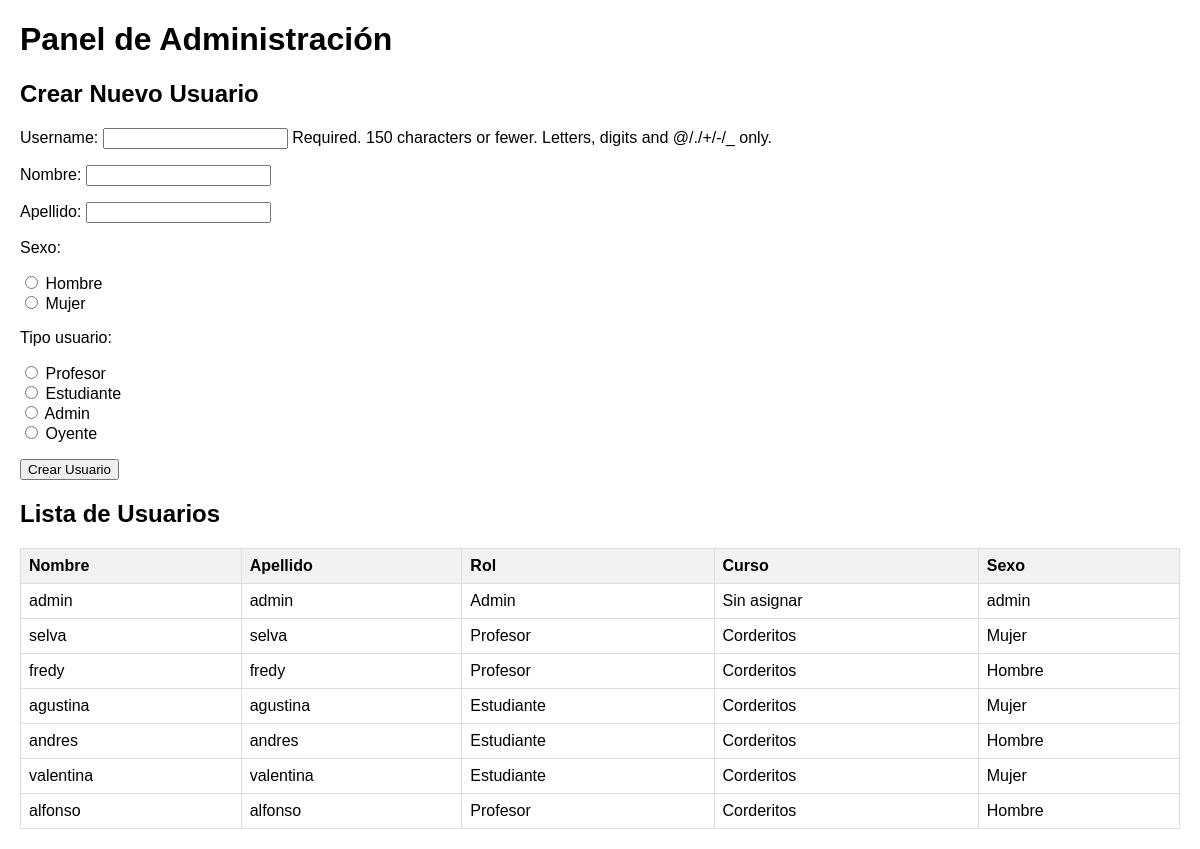
Page /admin_panel (signed in) on the earlier database version.
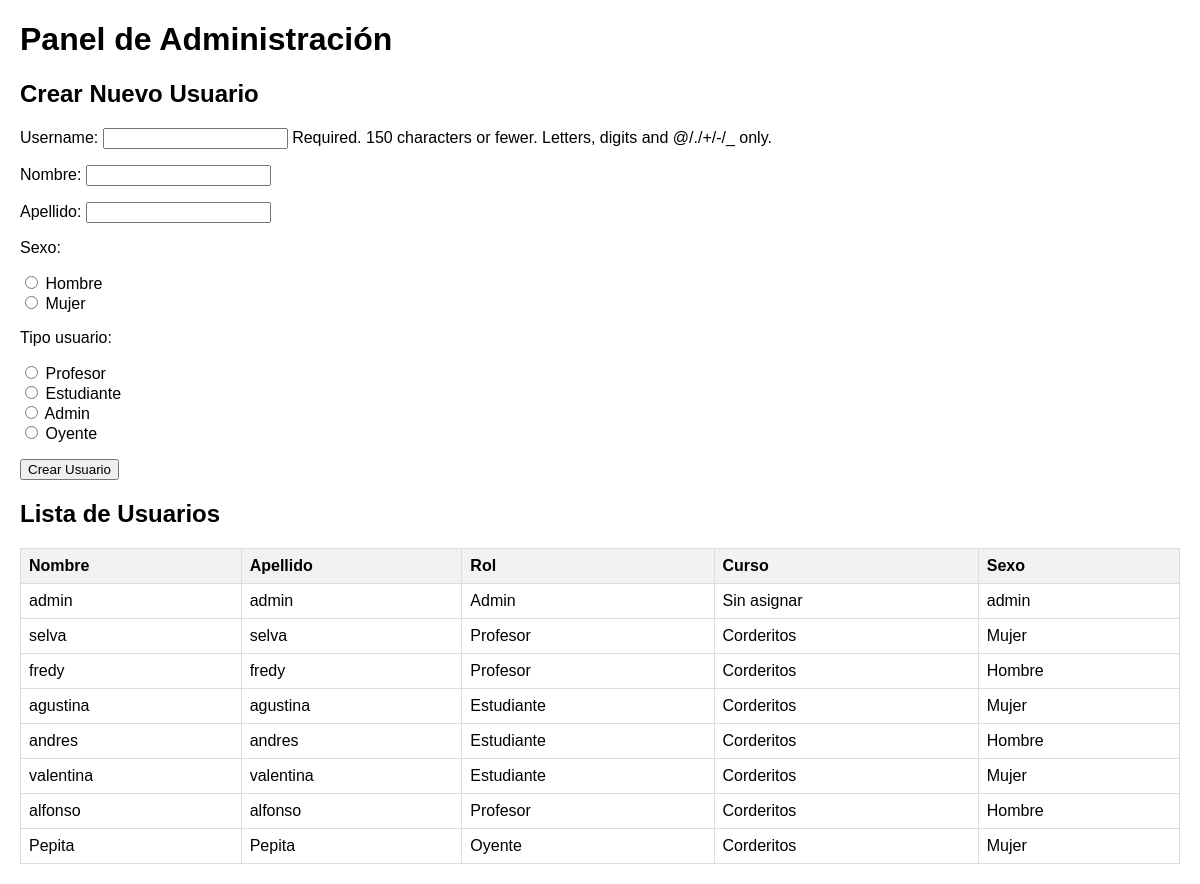
Same page on the later database version.
### asistencia/models.py (models this page shows, shortened)
class Curso(models.Model):
    nombre = models.CharField(max_length=100, unique=True)
    def __str__(self):
        return self.nombre

class CustomUser(AbstractUser):
    TIPO_USUARIO_CHOICES = [
        ('profesor', 'Profesor'),
        ('estudiante', 'Estudiante'),
        ('admin', 'Admin'),
        ('oyente', 'Oyente'),
    ]
    nombre = models.CharField(max_length=100)
    apellido = models.CharField(max_length=100)
    sexo = models.CharField(max_length=100)
    tipo_usuario = models.CharField(max_length=10, choices=TIPO_USUARIO_CHOICES, default='estudiante')
    curso = models.ForeignKey(Curso, on_delete=models.SET_NULL, null=True, blank=True, related_name='usuarios')

### asistencia/views.py (the view)
# urls.py: path('admin_panel', login_required(views.admin_panel), name='admin_panel'),  # Nueva URL para el panel de admin
@login_required
@user_passes_test(es_admin, login_url='/acceso')  # Solo usuarios admin pueden acceder
def admin_panel(request):
    if request.method == 'POST':
        form = CustomUserCreationForm(request.POST)
        if form.is_valid():
            form.save()
            return redirect('admin_panel')  # Redirige al panel de admin después de crear el usuario
    else:
        form = CustomUserCreationForm()
    usuarios = CustomUser.objects.all()
    context = {
        'form': form,
        'usuarios': usuarios,
    }
    return render(request, 'admin_panel.html', context)

### asistencia/views.py (called while the page is built)
def es_admin(user):
    return user.tipo_usuario == 'admin'

### asistencia/templates/admin_panel.html (shortened to what this page needs)
<!DOCTYPE html>
<html lang="es">
<head>
</head>
<body>
    <h1>Panel de Administración</h1>
    <h2>Crear Nuevo Usuario</h2>
    <form method="post" id="userForm">
        {{ form.as_p }}
        <button type="submit">Crear Usuario</button>
    </form>
    <h2>Lista de Usuarios</h2>
    <table>
        <thead>
            <tr>
                <th>Nombre</th>
                <th>Apellido</th>
                <th>Rol</th>
                <th>Curso</th>
                <th>Sexo</th>
            </tr>
        </thead>
        <tbody>
            {% for usuario in usuarios %}
                <tr>
                    <td>{{ usuario.nombre }}</td>
                    <td>{{ usuario.apellido }}</td>
                    <td>{{ usuario.get_tipo_usuario_display }}</td>
                    <td>
                        {% if usuario.curso %}
                            {{ usuario.curso.nombre }}
                        {% else %}
                            Sin asignar
                        {% endif %}
                    </td>
                    <td>{{ usuario.sexo }}</td>
                </tr>
            {% endfor %}
        </tbody>
    </table>
</body>
</html>

### asistencia/templates/admin_panel.html (style rules this page uses)
body { font-family: Arial, sans-serif; margin: 20px; }
table { width: 100%; border-collapse: collapse; margin-top: 20px; }
th, td { border: 1px solid #ddd; padding: 8px; text-align: left; }
th { background-color: #f2f2f2; }

Differences in the rows shown:
added CustomUser: nombre "Pepita", apellido "Pepita", tipo_usuario "Oyente", curso.nombre "Corderitos", sexo "Mujer"
